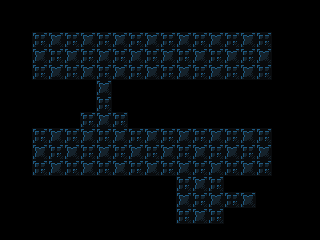

This is a level from a 2D game, rendered from its Tiled map with the project's own tilesets. A one-line summary and the map file follow, with tile-layer data summarised:
An orthogonal 20x15 tile map with 16x16 px tiles, 1 tile layer (background) and 118 objects (76x tile, 22x destructible, 5x triggerable, 5x pressure_plate, 4x pickup_bomb, ...).

<map version="1.4" tiledversion="2020.10.30" orientation="orthogonal" renderorder="right-down" width="20" height="15" tilewidth="16" tileheight="16" infinite="0" nextlayerid="6" nextobjectid="339">
 <properties>
  <property name="display_name" value="sneaky bastard dlfjg" />
  <property name="next_level" value="./data/levels/tmx/L35.tmx" />
  <property name="player_bomb_count" value="0" />
 </properties>
 <tileset firstgid="1" name="newtiledsheet" tilewidth="16" tileheight="16" tilecount="180" columns="9">
  <image source="../../newtiledsheet.png" width="144" height="320" />
 </tileset>
 <layer id="1" name="background" width="20" height="15">
  <data>[300 cells, 300 non-empty, 5 distinct tile ids]</data>
 </layer>
 <objectgroup id="4" name="objects">
  <object id="176" type="scene_switching_tile" gid="32" x="256" y="208" width="16" height="16" />
  <object id="177" type="actor" gid="46" x="192" y="208" width="16" height="16" />
  <object id="178" type="triggerable" gid="17" x="224" y="208" width="16" height="16">
   <properties>
    <property name="triggered_id" type="int" value="1" />
   </properties>
  </object>
  <object id="210" type="pressure_plate" gid="54" x="208" y="128" width="16" height="16">
   <properties>
    <property name="triggers" type="int" value="1" />
   </properties>
  </object>
  <object id="212" type="pressure_plate" gid="54" x="48" y="128" width="16" height="16">
   <properties>
    <property name="triggers" type="int" value="3" />
   </properties>
  </object>
  <object id="213" type="pressure_plate" gid="54" x="272" y="160" width="16" height="16">
   <properties>
    <property name="triggers" type="int" value="5" />
   </properties>
  </object>
  <object id="214" type="triggerable" gid="17" x="240" y="208" width="16" height="16">
   <properties>
    <property name="triggered_id" type="int" value="2" />
   </properties>
  </object>
  <object id="216" type="triggerable" gid="7" x="96" y="112" width="16" height="16">
   <properties>
    <property name="triggered_id" type="int" value="4" />
   </properties>
  </object>
  <object id="218" type="destructible" gid="21" x="64" y="144" width="16" height="16" />
  <object id="219" type="destructible" gid="21" x="160" y="176" width="16" height="16" />
  <object id="221" type="triggerable" gid="7" x="96" y="96" width="16" height="16">
   <properties>
    <property name="triggered_id" type="int" value="3" />
   </properties>
  </object>
  <object id="222" type="triggerable" gid="7" x="96" y="128" width="16" height="16">
   <properties>
    <property name="triggered_id" type="int" value="5" />
   </properties>
  </object>
  <object id="223" type="pressure_plate" gid="54" x="144" y="176" width="16" height="16">
   <properties>
    <property name="triggers" type="int" value="4" />
   </properties>
  </object>
  <object id="224" type="destructible" gid="21" x="80" y="80" width="16" height="16" />
  <object id="225" type="destructible" gid="21" x="112" y="80" width="16" height="16" />
  <object id="226" type="destructible" gid="21" x="80" y="64" width="16" height="16" />
  <object id="227" type="destructible" gid="21" x="112" y="64" width="16" height="16" />
  <object id="228" type="destructible" gid="21" x="64" y="64" width="16" height="16" />
  <object id="229" type="destructible" gid="21" x="48" y="64" width="16" height="16" />
  <object id="230" type="destructible" gid="21" x="128" y="64" width="16" height="16" />
  <object id="231" type="destructible" gid="21" x="144" y="64" width="16" height="16" />
  <object id="232" type="destructible" gid="21" x="160" y="64" width="16" height="16" />
  <object id="233" type="destructible" gid="21" x="192" y="64" width="16" height="16" />
  <object id="234" type="destructible" gid="21" x="192" y="80" width="16" height="16" />
  <object id="235" type="destructible" gid="21" x="224" y="64" width="16" height="16" />
  <object id="236" type="destructible" gid="21" x="224" y="80" width="16" height="16" />
  <object id="238" type="destructible" gid="21" x="208" y="80" width="16" height="16" />
  <object id="239" type="destructible" gid="21" x="192" y="48" width="16" height="16" />
  <object id="240" type="destructible" gid="21" x="224" y="48" width="16" height="16" />
  <object id="241" type="destructible" gid="21" x="208" y="48" width="16" height="16" />
  <object id="243" type="pickup_bomb" gid="43" x="48" y="80" width="16" height="16" />
  <object id="244" type="pickup_bomb" gid="43" x="32" y="80" width="16" height="16" />
  <object id="245" type="destructible" gid="21" x="64" y="80" width="16" height="16" />
  <object id="246" type="destructible" gid="21" x="48" y="48" width="16" height="16" />
  <object id="247" type="pickup_bomb" gid="43" x="96" y="80" width="16" height="16" />
  <object id="250" type="pressure_plate" gid="54" x="272" y="64" width="16" height="16">
   <properties>
    <property name="triggers" type="int" value="2" />
   </properties>
  </object>
  <object id="251" type="pickup_bomb" gid="43" x="128" y="80" width="16" height="16" />
  <object id="252" type="tile" gid="1" x="32" y="32" width="16" height="16" />
  <object id="253" type="tile" gid="1" x="48" y="32" width="16" height="16" />
  <object id="254" type="tile" gid="1" x="64" y="32" width="16" height="16" />
  <object id="255" type="tile" gid="1" x="80" y="32" width="16" height="16" />
  <object id="256" type="tile" gid="1" x="96" y="32" width="16" height="16" />
  <object id="257" type="tile" gid="1" x="112" y="32" width="16" height="16" />
  <object id="258" type="tile" gid="1" x="128" y="32" width="16" height="16" />
  <object id="259" type="tile" gid="1" x="144" y="32" width="16" height="16" />
  <object id="260" type="tile" gid="1" x="160" y="32" width="16" height="16" />
  <object id="261" type="tile" gid="1" x="176" y="32" width="16" height="16" />
  <object id="262" type="tile" gid="1" x="192" y="32" width="16" height="16" />
  <object id="263" type="tile" gid="1" x="208" y="32" width="16" height="16" />
  <object id="264" type="tile" gid="1" x="224" y="32" width="16" height="16" />
  <object id="265" type="tile" gid="1" x="240" y="32" width="16" height="16" />
  <object id="266" type="tile" gid="1" x="256" y="32" width="16" height="16" />
  <object id="267" type="tile" gid="1" x="32" y="128" width="16" height="16" />
  <object id="268" type="tile" gid="1" x="48" y="112" width="16" height="16" />
  <object id="269" type="tile" gid="1" x="64" y="128" width="16" height="16" />
  <object id="272" type="tile" gid="1" x="128" y="128" width="16" height="16" />
  <object id="273" type="tile" gid="1" x="144" y="128" width="16" height="16" />
  <object id="274" type="tile" gid="1" x="160" y="128" width="16" height="16" />
  <object id="275" type="tile" gid="1" x="176" y="128" width="16" height="16" />
  <object id="276" type="tile" gid="1" x="192" y="128" width="16" height="16" />
  <object id="277" type="tile" gid="1" x="208" y="112" width="16" height="16" />
  <object id="278" type="tile" gid="1" x="224" y="128" width="16" height="16" />
  <object id="279" type="tile" gid="1" x="240" y="128" width="16" height="16" />
  <object id="280" type="tile" gid="1" x="256" y="128" width="16" height="16" />
  <object id="281" type="tile" gid="10" x="32" y="192" width="16" height="16" />
  <object id="282" type="tile" gid="10" x="48" y="192" width="16" height="16" />
  <object id="283" type="tile" gid="10" x="64" y="192" width="16" height="16" />
  <object id="284" type="tile" gid="10" x="80" y="192" width="16" height="16" />
  <object id="285" type="tile" gid="10" x="96" y="192" width="16" height="16" />
  <object id="286" type="tile" gid="10" x="128" y="192" width="16" height="16" />
  <object id="287" type="tile" gid="10" x="112" y="192" width="16" height="16" />
  <object id="288" type="tile" gid="10" x="144" y="192" width="16" height="16" />
  </objectgroup>
</map>
<!-- 46 of 118 objects omitted -->
